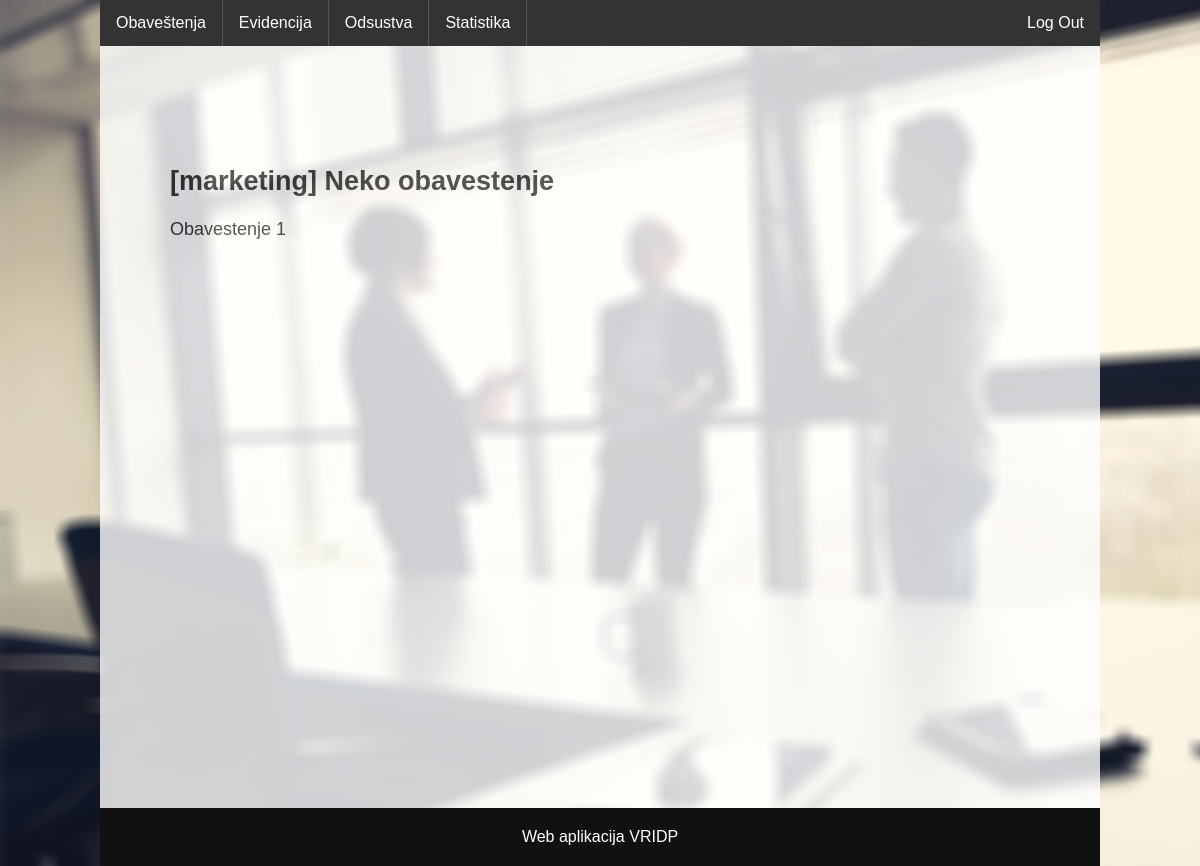
The app's page /user/index.php?action=notifications/view&id=1 (signed in) with its own data.
### tables this page shows
CREATE TABLE `manager_notification` (
  `manager_notification_id` int(10) unsigned NOT NULL AUTO_INCREMENT,
  `created_at` timestamp NOT NULL DEFAULT CURRENT_TIMESTAMP ON UPDATE CURRENT_TIMESTAMP,
  `manager_id` int(10) unsigned NOT NULL,
  `subject` varchar(128) NOT NULL,
  `message` text NOT NULL,
  `is_archived` tinyint(1) unsigned NOT NULL DEFAULT '0',
  `tag` varchar(128) NOT NULL,
  PRIMARY KEY (`manager_notification_id`),
  KEY `fk_mng_notif` (`manager_id`),
  CONSTRAINT `fk_mng_notif` FOREIGN KEY (`manager_id`) REFERENCES `manager` (`manager_id`) ON UPDATE CASCADE
);

### user/index.php (called while the page is built, shortened)
<?php
	$action = trim(filter_input(INPUT_GET, 'action', FILTER_SANITIZE_STRING));
	$fileToLoad = '';
	switch ($action) {
		case 'notifications/view' 	       : $fileToLoad = 'Unotifview.php'; break;
	}
	require $fileToLoad;

### user/Unotifview.php (the view, shortened to what this page needs)
<?php
    require '../DataBaseConnection.php';
    $id = filter_input(INPUT_GET, 'id', FILTER_SANITIZE_NUMBER_INT);
    $sql = 'SELECT * FROM manager_notification WHERE manager_notification_id = ?;';
    $prep = $db->prepare($sql);
    $res = $prep->execute([$id]);
    $error = '';
    $item = null;
    if (!$res) {
        $error = 'Ne postoji trazeno obavestenje!';
    } else {
        $item = $prep->fetch(PDO::FETCH_OBJ);
    }
    require 'page_header.php';
?>
            <div id="sadrzaj">
                <div class="izgledforme3">
                    <?php if ($error): ?>
                    <br><br><p>Greska: <?php echo $error; ?></p>
                    <?php else: ?>
                        <h2 align="left">[<?php echo htmlspecialchars($item->tag); ?>] <?php echo htmlspecialchars($item->subject); ?></h2>
                        <p align="left"><?php echo nl2br(htmlspecialchars($item->message)); ?></p>
                    <?php endif; ?>
                </div>
            </div>
<?php require 'page_footer.php'; ?>

### css/style.css (style rules this page uses)
body { margin: 0; padding: 0; font-family: sans-serif; background: url(../img/bg.jpg) no-repeat; background-size: cover; text-align: center; min-height: 100vh; }
#sadrzaj { background: white; opacity: 0.8; min-height: calc(100vh - 100px); padding-bottom: 60px; }
.izgledforme3 { width:800px; background: transparent; border:none; outline: none; color: #fff; font-size: 18px; margin-bottom: 16px; height: 180px; color: black; }
.izgledforme3 > h2 { margin-top: 0px; padding-top: 120px; padding-left: 70px; }
.izgledforme3 > p { padding-left: 70px; }

### records on screen
manager_notification: tag "marketing", subject "Neko obavestenje", message "Obavestenje 1"
